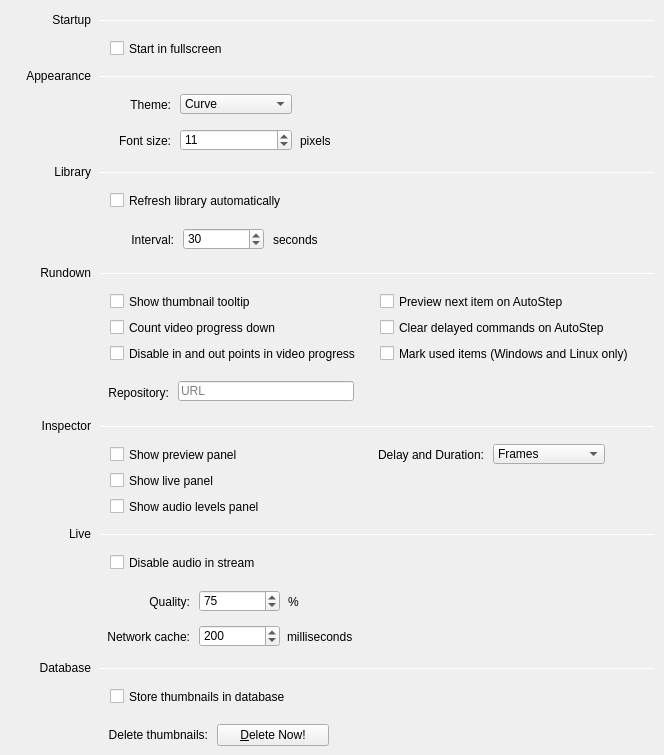
   <widget class="QWidget" name="tabGeneral">
    <attribute name="title">
     <string>General</string>
    </attribute>
    <widget class="QLabel" name="labelLibrary">
     <property name="geometry">
      <rect>
       <x>10</x>
       <y>164</y>
       <width>81</width>
       <height>16</height>
      </rect>
     </property>
     <property name="text">
      <string>Library</string>
     </property>
     <property name="alignment">
      <set>Qt::AlignRight|Qt::AlignTrailing|Qt::AlignVCenter</set>
     </property>
    </widget>
    <widget class="Line" name="lineLibrary">
     <property name="geometry">
      <rect>
       <x>100</x>
       <y>172</y>
       <width>555</width>
       <height>1</height>
      </rect>
     </property>
     <property name="orientation">
      <enum>Qt::Horizontal</enum>
     </property>
    </widget>
    <widget class="QLabel" name="labelInterval">
     <property name="geometry">
      <rect>
       <x>113</x>
       <y>230</y>
       <width>61</width>
       <height>20</height>
      </rect>
     </property>
     <property name="text">
      <string>Interval:</string>
     </property>
     <property name="alignment">
      <set>Qt::AlignRight|Qt::AlignTrailing|Qt::AlignVCenter</set>
     </property>
    </widget>
    <widget class="QSpinBox" name="spinBoxRefreshInterval">
     <property name="geometry">
      <rect>
       <x>183</x>
       <y>228</y>
       <width>81</width>
       <height>22</height>
      </rect>
     </property>
     <property name="minimum">
      <number>5</number>
     </property>
     <property name="value">
      <number>30</number>
     </property>
    </widget>
    <widget class="QLabel" name="labelSeconds">
     <property name="geometry">
      <rect>
       <x>273</x>
       <y>232</y>
       <width>62</width>
       <height>16</height>
      </rect>
     </property>
     <property name="text">
      <string>seconds</string>
     </property>
    </widget>
    <widget class="QSpinBox" name="spinBoxFontSize">
     <property name="geometry">
      <rect>
       <x>180</x>
       <y>129</y>
       <width>112</width>
       <height>22</height>
      </rect>
     </property>
     <property name="value">
      <number>11</number>
     </property>
    </widget>
    <widget class="QLabel" name="labelAppearance">
     <property name="geometry">
      <rect>
       <x>10</x>
       <y>68</y>
       <width>81</width>
       <height>16</height>
      </rect>
     </property>
     <property name="text">
      <string>Appearance</string>
     </property>
     <property name="alignment">
      <set>Qt::AlignRight|Qt::AlignTrailing|Qt::AlignVCenter</set>
     </property>
    </widget>
    <widget class="Line" name="lineAppearance">
     <property name="geometry">
      <rect>
       <x>100</x>
       <y>76</y>
       <width>555</width>
       <height>1</height>
      </rect>
     </property>
     <property name="orientation">
      <enum>Qt::Horizontal</enum>
     </property>
    </widget>
    <widget class="QLabel" name="labelFontSize">
     <property name="geometry">
      <rect>
       <x>100</x>
       <y>133</y>
       <width>71</width>
       <height>16</height>
      </rect>
     </property>
     <property name="text">
      <string>Font size:</string>
     </property>
     <property name="alignment">
      <set>Qt::AlignRight|Qt::AlignTrailing|Qt::AlignVCenter</set>
     </property>
    </widget>
    <widget class="QLabel" name="labelPixels">
     <property name="geometry">
      <rect>
       <x>300</x>
       <y>133</y>
       <width>62</width>
       <height>16</height>
      </rect>
     </property>
     <property name="text">
      <string>pixels</string>
     </property>
    </widget>
    <widget class="Line" name="lineStartup">
     <property name="geometry">
      <rect>
       <x>100</x>
       <y>20</y>
       <width>555</width>
       <height>1</height>
      </rect>
     </property>
     <property name="orientation">
      <enum>Qt::Horizontal</enum>
     </property>
    </widget>
    <widget class="QLabel" name="labelStartup">
     <property name="geometry">
      <rect>
       <x>10</x>
       <y>12</y>
       <width>81</width>
       <height>16</height>
      </rect>
     </property>
     <property name="text">
      <string>Startup</string>
     </property>
     <property name="alignment">
      <set>Qt::AlignRight|Qt::AlignTrailing|Qt::AlignVCenter</set>
     </property>
    </widget>
    <widget class="QCheckBox" name="checkBoxFullscreen">
     <property name="geometry">
      <rect>
       <x>110</x>
       <y>40</y>
       <width>141</width>
       <height>17</height>
      </rect>
     </property>
     <property name="focusPolicy">
      <enum>Qt::NoFocus</enum>
     </property>
     <property name="text">
      <string>Start in fullscreen</string>
     </property>
    </widget>
    <widget class="QCheckBox" name="checkBoxAutoRefresh">
     <property name="geometry">
      <rect>
       <x>110</x>
       <y>192</y>
       <width>211</width>
       <height>17</height>
      </rect>
     </property>
     <property name="focusPolicy">
      <enum>Qt::NoFocus</enum>
     </property>
     <property name="text">
      <string>Refresh library automatically</string>
     </property>
    </widget>
    <widget class="QLabel" name="labelRundown">
     <property name="geometry">
      <rect>
       <x>10</x>
       <y>265</y>
       <width>81</width>
       <height>16</height>
      </rect>
     </property>
     <property name="text">
      <string>Rundown</string>
     </property>
     <property name="alignment">
      <set>Qt::AlignRight|Qt::AlignTrailing|Qt::AlignVCenter</set>
     </property>
    </widget>
    <widget class="Line" name="lineRundown">
     <property name="geometry">
      <rect>
       <x>100</x>
       <y>273</y>
       <width>555</width>
       <height>1</height>
      </rect>
     </property>
     <property name="orientation">
      <enum>Qt::Horizontal</enum>
     </property>
    </widget>
    <widget class="QCheckBox" name="checkBoxShowThumbnailTooltip">
     <property name="geometry">
      <rect>
       <x>110</x>
       <y>293</y>
       <width>171</width>
       <height>17</height>
      </rect>
     </property>
     <property name="focusPolicy">
      <enum>Qt::NoFocus</enum>
     </property>
     <property name="text">
      <string>Show thumbnail tooltip</string>
     </property>
    </widget>
    <widget class="QCheckBox" name="checkBoxReverseOscTime">
     <property name="geometry">
      <rect>
       <x>110</x>
       <y>319</y>
       <width>201</width>
       <height>17</height>
      </rect>
     </property>
     <property name="focusPolicy">
      <enum>Qt::NoFocus</enum>
     </property>
     <property name="text">
      <string>Count video progress down</string>
     </property>
    </widget>
    <widget class="QCheckBox" name="checkBoxDisableInAndOutPoints">
     <property name="geometry">
      <rect>
       <x>110</x>
       <y>345</y>
       <width>291</width>
       <height>17</height>
      </rect>
     </property>
     <property name="focusPolicy">
      <enum>Qt::NoFocus</enum>
     </property>
     <property name="text">
      <string>Disable in and out points in video progress</string>
     </property>
    </widget>
    <widget class="QLabel" name="labelInspector">
     <property name="geometry">
      <rect>
       <x>10</x>
       <y>418</y>
       <width>81</width>
       <height>16</height>
      </rect>
     </property>
     <property name="text">
      <string>Inspector</string>
     </property>
     <property name="alignment">
      <set>Qt::AlignRight|Qt::AlignTrailing|Qt::AlignVCenter</set>
     </property>
    </widget>
    <widget class="Line" name="lineInspector">
     <property name="geometry">
      <rect>
       <x>100</x>
       <y>426</y>
       <width>555</width>
       <height>1</height>
      </rect>
     </property>
     <property name="orientation">
      <enum>Qt::Horizontal</enum>
     </property>
    </widget>
    <widget class="QComboBox" name="comboBoxDelayType">
     <property name="geometry">
      <rect>
       <x>493</x>
       <y>444</y>
       <width>112</width>
       <height>20</height>
      </rect>
     </property>
     <property name="sizePolicy">
      <sizepolicy hsizetype="Expanding" vsizetype="Fixed">
       <horstretch>0</horstretch>
       <verstretch>0</verstretch>
      </sizepolicy>
     </property>
     <item>
      <property name="text">
       <string>Frames</string>
      </property>
     </item>
     <item>
      <property name="text">
       <string>Milliseconds</string>
      </property>
     </item>
    </widget>
    <widget class="QLabel" name="labelDelayAndDuration">
     <property name="geometry">
      <rect>
       <x>343</x>
       <y>445</y>
       <width>141</width>
       <height>20</height>
      </rect>
     </property>
     <property name="text">
      <string>Delay and Duration:</string>
     </property>
     <property name="alignment">
      <set>Qt::AlignRight|Qt::AlignTrailing|Qt::AlignVCenter</set>
     </property>
    </widget>
    <widget class="QLabel" name="labelTheme">
     <property name="geometry">
      <rect>
       <x>90</x>
       <y>95</y>
       <width>81</width>
       <height>20</height>
      </rect>
     </property>
     <property name="text">
      <string>Theme:</string>
     </property>
     <property name="alignment">
      <set>Qt::AlignRight|Qt::AlignTrailing|Qt::AlignVCenter</set>
     </property>
    </widget>
    <widget class="QComboBox" name="comboBoxTheme">
     <property name="geometry">
      <rect>
       <x>180</x>
       <y>94</y>
       <width>112</width>
       <height>20</height>
      </rect>
     </property>
     <property name="sizePolicy">
      <sizepolicy hsizetype="Expanding" vsizetype="Fixed">
       <horstretch>0</horstretch>
       <verstretch>0</verstretch>
      </sizepolicy>
     </property>
     <item>
      <property name="text">
       <string>Curve</string>
      </property>
     </item>
     <item>
      <property name="text">
       <string>Flat</string>
      </property>
     </item>
    </widget>
    <widget class="QLineEdit" name="lineEditRundownRepository">
     <property name="geometry">
      <rect>
       <x>178</x>
       <y>381</y>
       <width>176</width>
       <height>20</height>
      </rect>
     </property>
     <property name="focusPolicy">
      <enum>Qt::ClickFocus</enum>
     </property>
     <property name="toolTip">
      <string>http://&lt;host&gt;:&lt;port&gt;/urllist/&lt;profile&gt;</string>
     </property>
     <property name="placeholderText">
      <string>URL</string>
     </property>
    </widget>
    <widget class="QLabel" name="labelRepository">
     <property name="geometry">
      <rect>
       <x>88</x>
       <y>383</y>
       <width>81</width>
       <height>20</height>
      </rect>
     </property>
     <property name="text">
      <string>Repository:</string>
     </property>
     <property name="alignment">
      <set>Qt::AlignRight|Qt::AlignTrailing|Qt::AlignVCenter</set>
     </property>
    </widget>
    <widget class="QCheckBox" name="checkBoxPreviewOnAutoStep">
     <property name="geometry">
      <rect>
       <x>380</x>
       <y>293</y>
       <width>271</width>
       <height>17</height>
      </rect>
     </property>
     <property name="focusPolicy">
      <enum>Qt::NoFocus</enum>
     </property>
     <property name="text">
      <string>Preview next item on AutoStep</string>
     </property>
    </widget>
    <widget class="QCheckBox" name="checkBoxClearDelayedCommandsOnAutoStep">
     <property name="geometry">
      <rect>
       <x>380</x>
       <y>319</y>
       <width>271</width>
       <height>17</height>
      </rect>
     </property>
     <property name="focusPolicy">
      <enum>Qt::NoFocus</enum>
     </property>
     <property name="text">
      <string>Clear delayed commands on AutoStep</string>
     </property>
    </widget>
    <widget class="Line" name="lineDatabase">
     <property name="geometry">
      <rect>
       <x>100</x>
       <y>668</y>
       <width>555</width>
       <height>1</height>
      </rect>
     </property>
     <property name="orientation">
      <enum>Qt::Horizontal</enum>
     </property>
    </widget>
    <widget class="QLabel" name="labelDeleteThumbnail">
     <property name="geometry">
      <rect>
       <x>67</x>
       <y>725</y>
       <width>141</width>
       <height>20</height>
      </rect>
     </property>
     <property name="text">
      <string>Delete thumbnails:</string>
     </property>
     <property name="alignment">
      <set>Qt::AlignRight|Qt::AlignTrailing|Qt::AlignVCenter</set>
     </property>
    </widget>
    <widget class="QLabel" name="labelDatabase">
     <property name="geometry">
      <rect>
       <x>10</x>
       <y>660</y>
       <width>81</width>
       <height>16</height>
      </rect>
     </property>
     <property name="text">
      <string>Database</string>
     </property>
     <property name="alignment">
      <set>Qt::AlignRight|Qt::AlignTrailing|Qt::AlignVCenter</set>
     </property>
    </widget>
    <widget class="QPushButton" name="pushButtonDeleteThumbnails">
     <property name="geometry">
      <rect>
       <x>217</x>
       <y>724</y>
       <width>112</width>
       <height>22</height>
      </rect>
     </property>
     <property name="focusPolicy">
      <enum>Qt::NoFocus</enum>
     </property>
     <property name="text">
      <string>&amp;Delete Now!</string>
     </property>
    </widget>
    <widget class="QCheckBox" name="checkBoxStoreThumbnailsInDatabase">
     <property name="geometry">
      <rect>
       <x>110</x>
       <y>688</y>
       <width>291</width>
       <height>17</height>
      </rect>
     </property>
     <property name="focusPolicy">
      <enum>Qt::NoFocus</enum>
     </property>
     <property name="text">
      <string>Store thumbnails in database</string>
     </property>
    </widget>
    <widget class="QCheckBox" name="checkBoxMarkUsedItems">
     <property name="geometry">
      <rect>
       <x>380</x>
       <y>345</y>
       <width>271</width>
       <height>17</height>
      </rect>
     </property>
     <property name="focusPolicy">
      <enum>Qt::NoFocus</enum>
     </property>
     <property name="text">
      <string>Mark used items (Windows and Linux only)</string>
     </property>
    </widget>
    <widget class="QCheckBox" name="checkBoxShowAudioLevels">
     <property name="geometry">
      <rect>
       <x>110</x>
       <y>498</y>
       <width>171</width>
       <height>17</height>
      </rect>
     </property>
     <property name="focusPolicy">
      <enum>Qt::NoFocus</enum>
     </property>
     <property name="text">
      <string>Show audio levels panel</string>
     </property>
    </widget>
    <widget class="QCheckBox" name="checkBoxShowPreview">
     <property name="geometry">
      <rect>
       <x>110</x>
       <y>446</y>
       <width>171</width>
       <height>17</height>
      </rect>
     </property>
     <property name="focusPolicy">
      <enum>Qt::NoFocus</enum>
     </property>
     <property name="text">
      <string>Show preview panel</string>
     </property>
    </widget>
    <widget class="QCheckBox" name="checkBoxShowLive">
     <property name="geometry">
      <rect>
       <x>110</x>
       <y>472</y>
       <width>171</width>
       <height>17</height>
      </rect>
     </property>
     <property name="focusPolicy">
      <enum>Qt::NoFocus</enum>
     </property>
     <property name="text">
      <string>Show live panel</string>
     </property>
    </widget>
    <widget class="QCheckBox" name="checkBoxDisableAudioInStream">
     <property name="geometry">
      <rect>
       <x>110</x>
       <y>554</y>
       <width>171</width>
       <height>17</height>
      </rect>
     </property>
     <property name="focusPolicy">
      <enum>Qt::NoFocus</enum>
     </property>
     <property name="text">
      <string>Disable audio in stream</string>
     </property>
    </widget>
    <widget class="QLabel" name="labelMilliseconds">
     <property name="geometry">
      <rect>
       <x>287</x>
       <y>629</y>
       <width>81</width>
       <height>16</height>
      </rect>
     </property>
     <property name="text">
      <string>milliseconds</string>
     </property>
    </widget>
    <widget class="QSpinBox" name="spinBoxNetworkCache">
     <property name="geometry">
      <rect>
       <x>199</x>
       <y>625</y>
       <width>81</width>
       <height>22</height>
      </rect>
     </property>
     <property name="minimum">
      <number>0</number>
     </property>
     <property name="maximum">
      <number>9999</number>
     </property>
     <property name="singleStep">
      <number>100</number>
     </property>
     <property name="value">
      <number>200</number>
     </property>
    </widget>
    <widget class="QLabel" name="labelNetworkCache">
     <property name="geometry">
      <rect>
       <x>79</x>
       <y>627</y>
       <width>111</width>
       <height>20</height>
      </rect>
     </property>
     <property name="text">
      <string>Network cache:</string>
     </property>
     <property name="alignment">
      <set>Qt::AlignRight|Qt::AlignTrailing|Qt::AlignVCenter</set>
     </property>
    </widget>
    <widget class="QLabel" name="labelLiveStream">
     <property name="geometry">
      <rect>
       <x>10</x>
       <y>526</y>
       <width>81</width>
       <height>16</height>
      </rect>
     </property>
     <property name="text">
      <string>Live</string>
     </property>
     <property name="alignment">
      <set>Qt::AlignRight|Qt::AlignTrailing|Qt::AlignVCenter</set>
     </property>
    </widget>
    <widget class="Line" name="lineLive">
     <property name="geometry">
      <rect>
       <x>100</x>
       <y>534</y>
       <width>555</width>
       <height>1</height>
      </rect>
     </property>
     <property name="orientation">
      <enum>Qt::Horizontal</enum>
     </property>
    </widget>
    <widget class="QLabel" name="labelQuality">
     <property name="geometry">
      <rect>
       <x>79</x>
       <y>592</y>
       <width>111</width>
       <height>20</height>
      </rect>
     </property>
     <property name="text">
      <string>Quality:</string>
     </property>
     <property name="alignment">
      <set>Qt::AlignRight|Qt::AlignTrailing|Qt::AlignVCenter</set>
     </property>
    </widget>
    <widget class="QSpinBox" name="spinBoxQuality">
     <property name="geometry">
      <rect>
       <x>199</x>
       <y>590</y>
       <width>81</width>
       <height>22</height>
      </rect>
     </property>
     <property name="minimum">
      <number>0</number>
     </property>
     <property name="maximum">
      <number>100</number>
     </property>
     <property name="singleStep">
      <number>1</number>
     </property>
     <property name="value">
      <number>75</number>
     </property>
    </widget>
    <widget class="QLabel" name="labelMilliseconds_2">
     <property name="geometry">
      <rect>
       <x>288</x>
       <y>594</y>
       <width>31</width>
       <height>16</height>
      </rect>
     </property>
     <property name="text">
      <string>%</string>
     </property>
    </widget>
   </widget>
